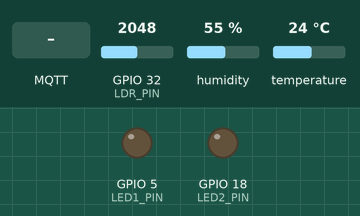
Bench run of a sketch on a simulated ESP32. Parts: output pins drawn as LEDs (lit = HIGH). Inputs (shaded band) come from the test bench; at power-on: GPIO 32 (LDR_PIN) = 2048, humidity 55 %, temperature 24 °C. WiFi joins after 1.5 s; servers stay silent unless stated; random numbers use the default seed unless the sketch sets one; no MQTT or app messages arrive unless stated; what the sketch prints to the serial monitor is not drawn.

Above: at 2.8 s.
2.9 s: MQTT message "led1: on" arrives on the first subscribed topic
At 3.8 s:
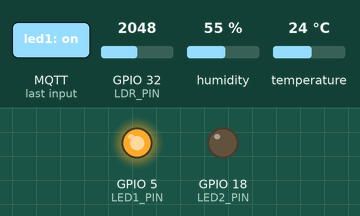
4.4 s: MQTT message "led2: on" arrives on the first subscribed topic
At 5.0 s:
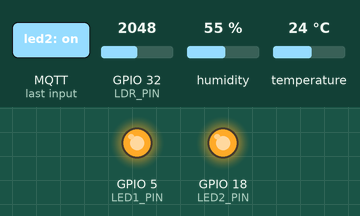
5.9 s: MQTT message "led1: off" arrives on the first subscribed topic
At 7.1 s:
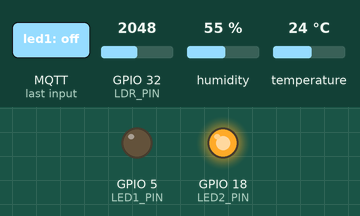
7.4 s: MQTT message "led2: off" arrives on the first subscribed topic
At 8.5 s:
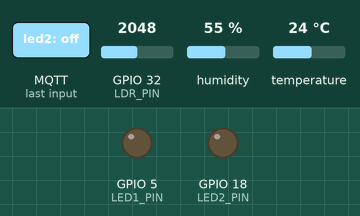
Timing chart, 0 to 9.9 s (numbered marks = the images above; inputs shaded):
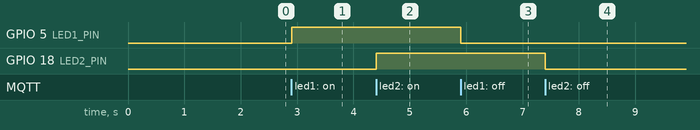

The sketch:

sketch_sep6a_copy_20261005210446.ino
```cpp
#include <WiFi.h>
#include <WiFiMulti.h>
#include <PubSubClient.h>
#include "DHT.h"

// --- KHAI BÁO CHÂN CẮM ---
#define DPIN 4
#define DTYPE DHT11
#define LDR_PIN 32
#define LED1_PIN 5    // Đèn 1 cắm ở D5
#define LED2_PIN 18   // Đèn 2 cắm ở D18

DHT dht(DPIN, DTYPE);

// ==============================================================
// --- CẤU HÌNH 2 MẠNG WI-FI & IP MQTT BROKER TƯƠNG ỨNG ---
// ==============================================================
// 1. Mạng Hotspot điện thoại (iPhone)
const char* WIFI_1_SSID = "Iphone 10+=2";
const char* WIFI_1_PASS = "12345678910";
const char* MQTT_SERVER_1 = "172.20.10.6";  // IP Laptop khi phát Hotspot iPhone

// 2. Mạng WiFi ở nhà (Tự động phát hiện trên Laptop: "Green House", IP: 192.168.1.35)
const char* WIFI_2_SSID = "Green House";
const char* WIFI_2_PASS = "0606060408"; // <-- ĐIỀN MẬT KHẨU WIFI GREEN HOUSE VÀO ĐÂY
const char* MQTT_SERVER_2 = "192.168.1.35";         // IP Laptop khi bắt WiFi nhà (xem bằng lệnh ipconfig)

const int mqtt_port = 1883;

WiFiMulti wifiMulti;
WiFiClient espClient;
PubSubClient client(espClient);

const char* current_mqtt_server = "";
unsigned long lastMsg = 0;

// Khai báo trước hàm callback
void callback(char* topic, byte* payload, unsigned int length);

// HÀM TỰ ĐỘNG CHỌN IP MQTT BROKER PHÙ HỢP VỚI MẠNG ĐANG BẮT
void setupMqttServer() {
  String connectedSSID = WiFi.SSID();
  IPAddress localIP = WiFi.localIP();

  // Nhận diện theo tên SSID hoặc theo dải IP (172.x là Hotspot, 192.x là WiFi nhà)
  if (localIP[0] == 172) {
    current_mqtt_server = MQTT_SERVER_1;
    Serial.println("[MẠNG] Đang kết nối Hotspot (" + String(WIFI_1_SSID) + ")");
  } else {
    current_mqtt_server = MQTT_SERVER_2;
    Serial.println("[MẠNG] Đang kết nối WiFi Nhà (" + String(connectedSSID) + ")");
  }

  Serial.print("   -> IP ESP32: ");
  Serial.println(localIP);
  Serial.print("   -> MQTT Broker Server: ");
  Serial.println(current_mqtt_server);

  client.setServer(current_mqtt_server, mqtt_port);
  client.setCallback(callback);
}

// HÀM BÁO CÁO TRẠNG THÁI HIỆN TẠI CỦA 2 ĐÈN LÊN TOPIC device/status
void publishDeviceStatus() {
  String s1 = (digitalRead(LED1_PIN) == HIGH) ? "on" : "off";
  String s2 = (digitalRead(LED2_PIN) == HIGH) ? "on" : "off";
  String payload = "{\"led1\":\"" + s1 + "\",\"led2\":\"" + s2 + "\"}";
  client.publish("device/status", payload.c_str());
  Serial.print("-> Đã đồng bộ trạng thái thiết bị lên server: ");
  Serial.println(payload);
}

// HÀM CALLBACK: XỬ LÝ LỆNH BẬT TẮT 2 ĐÈN ĐỘC LẬP
void callback(char* topic, byte* payload, unsigned int length) {
  Serial.print("Co lenh moi tu topic [");
  Serial.print(topic);
  Serial.print("]: ");

  String messageTemp = "";
  for (int i = 0; i < length; i++) {
    messageTemp += (char)payload[i];
  }

  // Chuyển tất cả về chữ thường để dễ lọc
  messageTemp.toLowerCase();
  Serial.println(messageTemp);

  if (String(topic) == "device/control") {
    // --- XỬ LÝ LỆNH KIỂM TRA TRẠNG THÁI TỪ SERVER ---
    if (messageTemp.indexOf("status") >= 0 || messageTemp.indexOf("check") >= 0) {
      Serial.println("-> Nhận yêu cầu kiểm tra trạng thái từ Server!");
      publishDeviceStatus();
      return;
    }

    // --- XỬ LÝ ĐÈN 1 ---
    if (messageTemp.indexOf("led1: on") >= 0 || messageTemp.indexOf("\"led1\":\"on\"") >= 0) {
      digitalWrite(LED1_PIN, HIGH);
      Serial.println("-> Đã BẬT đèn 1!");
      client.publish("device/status", "{\"led1\":\"on\"}");
    }
    else if (messageTemp.indexOf("led1: off") >= 0 || messageTemp.indexOf("\"led1\":\"off\"") >= 0) {
      digitalWrite(LED1_PIN, LOW);
      Serial.println("-> Đã TẮT đèn 1!");
      client.publish("device/status", "{\"led1\":\"off\"}");
    }

    // --- XỬ LÝ ĐÈN 2 ---
    if (messageTemp.indexOf("led2: on") >= 0 || messageTemp.indexOf("\"led2\":\"on\"") >= 0) {
      digitalWrite(LED2_PIN, HIGH);
      Serial.println("-> Đã BẬT đèn 2!");
      client.publish("device/status", "{\"led2\":\"on\"}");
    }
    else if (messageTemp.indexOf("led2: off") >= 0 || messageTemp.indexOf("\"led2\":\"off\"") >= 0) {
      digitalWrite(LED2_PIN, LOW);
      Serial.println("-> Đã TẮT đèn 2!");
      client.publish("device/status", "{\"led2\":\"off\"}");
    }
  }
}

void setup() {
  Serial.begin(9600);
  dht.begin();

  // Khai báo Output và tắt cả 2 đèn lúc mới khởi động
  pinMode(LED1_PIN, OUTPUT);
  pinMode(LED2_PIN, OUTPUT);
  digitalWrite(LED1_PIN, LOW);
  digitalWrite(LED2_PIN, LOW);

  // Đăng ký cả 2 mạng Wi-Fi vào danh sách tự động tìm kiếm (WiFiMulti)
  wifiMulti.addAP(WIFI_1_SSID, WIFI_1_PASS);
  // wifiMulti.addAP(WIFI_2_SSID, WIFI_2_PASS);

  Serial.println("\nĐang quét và kết nối Wi-Fi (Hotspot hoặc WiFi nhà)...");
  while (wifiMulti.run() != WL_CONNECTED) {
    delay(500);
    Serial.print(".");
  }

  Serial.println("\n✅ Wi-Fi đã kết nối thành công!");
  setupMqttServer();
}

void reconnect() {
  while (!client.connected()) {
    // Nếu Wi-Fi bị đứt, đợi WiFiMulti tự kết nối lại trước
    if (wifiMulti.run() != WL_CONNECTED) {
      Serial.println("Mất kết nối Wi-Fi, đang tìm kiếm lại mạng...");
      delay(2000);
      continue;
    }

    // Cập nhật lại MQTT server theo mạng hiện tại (phòng trường hợp vừa đổi mạng)
    setupMqttServer();

    Serial.print("Đang ket noi MQTT Broker (" + String(current_mqtt_server) + ")... ");
    String clientId = "ESP32Client-" + String(random(0, 1000));

    if (client.connect(clientId.c_str(), "admin", "123456")) {
      Serial.println("Thanh cong!");
      client.subscribe("device/control"); // Đăng ký nhận lệnh

      // Đồng bộ trạng thái thực tế của 2 đèn lên server ngay khi kết nối lại
      publishDeviceStatus();
    } else {
      Serial.print("That bai, ma loi = ");
      Serial.print(client.state());
      Serial.println(". Thu lai sau 5 giay.");
      delay(5000);
    }
  }
}

void loop() {
  // Tự động duy trì và chuyển đổi mạng nếu 1 mạng bị mất sóng
  if (wifiMulti.run() != WL_CONNECTED) {
    delay(500);
    return;
  }

  if (!client.connected()) {
    reconnect();
  }
  client.loop();  // ESP32 liên tục kiểm tra hòm thư xem có tin nhắn hay lệnh mới không.

  // LUỒNG PUBLISH: Gửi dữ liệu mỗi 2 giây ---
  unsigned long now = millis();
  if (now - lastMsg > 2000) {
    lastMsg = now;

    float tc = dht.readTemperature(false);
    float hu = dht.readHumidity();
    // Đọc giá trị thô từ chân LDR (0 - 4095). Backend Spring Boot sẽ tự động đảo chiều (4095 - light)
    int lightRaw = analogRead(LDR_PIN);

    if (isnan(tc) || isnan(hu)) return;

    String payload = "{";
    payload += "\"temp\":" + String(tc) + ",";
    payload += "\"humid\":" + String(hu) + ",";
    payload += "\"light\":" + String(lightRaw);
    payload += "}";

    client.publish("data/sensors", payload.c_str()); // Gửi gói tin lên topic data/sensors
  }
}
```

Measured:
- after the input at 2.9 s, GPIO 5 (LED1_PIN): LOW → HIGH at once
- after the input at 4.4 s, GPIO 18 (LED2_PIN): LOW → HIGH at once
- after the input at 5.9 s, GPIO 5 (LED1_PIN): HIGH → LOW at once
- after the input at 7.4 s, GPIO 18 (LED2_PIN): HIGH → LOW at once
